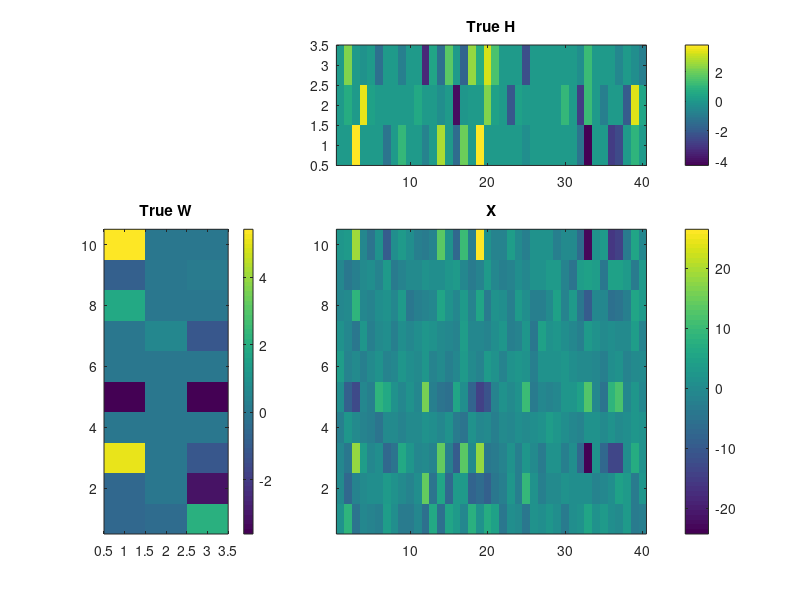
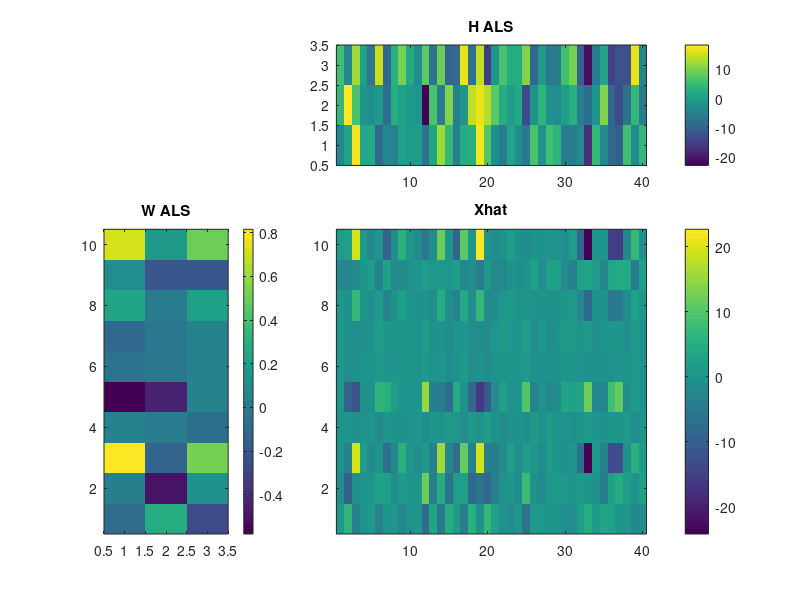
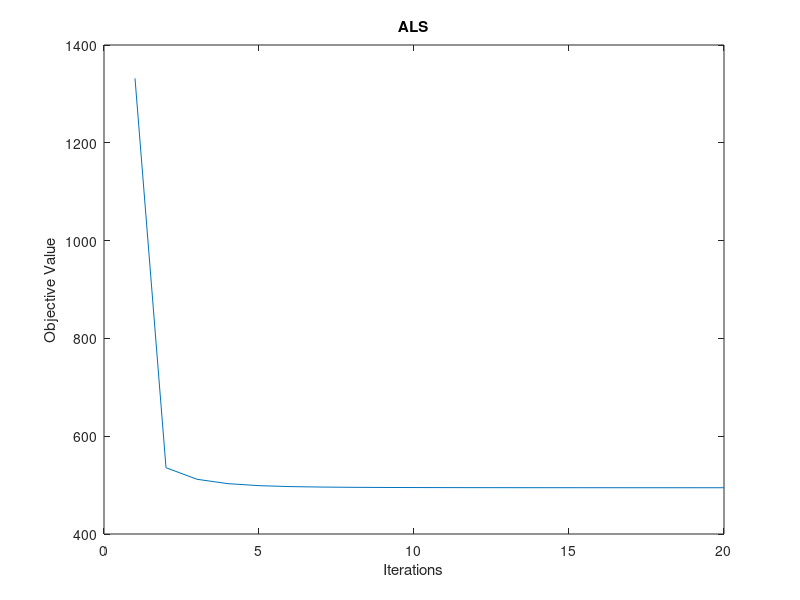
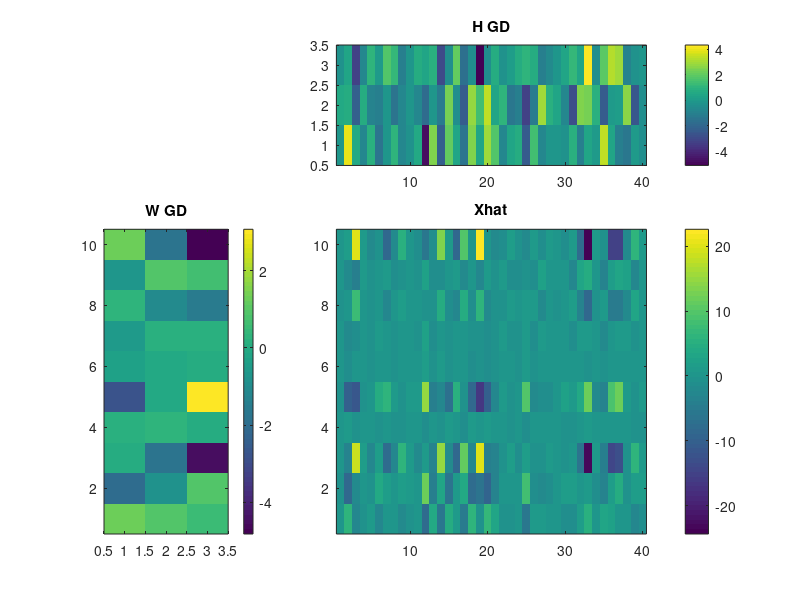

Recreate these plots in MATLAB, in order.
%% Factorization-Based Data Modeling --  TP 1: matrix factorization - Umut Simsekli

clear 
close all
clc

%% Data generation

% the size of the matrices will be X: I x J, W: I x K, H: K x J
I = 10;
J = 40;
K = 3;

% initialize it from random numbers ("randn" can be positive or negative)
Wtrue = 2 * randn(I,K); 
Htrue = 2 * randn(K,J);

% optional: make the true factor matrices more sparse (we decide on how
% we generate the data)

randomMask1 = (rand(I,K)<0.5); %try to understand what this line is doing
randomMask2 = (rand(K,J)<0.5); %you can play with the number 0.5 and see what happens

Wtrue = Wtrue .* randomMask1;
Htrue = Htrue .* randomMask2;

% generate the data (multiply the matrices and add some more noise)
dataNoise = 2;
X = Wtrue*Htrue + dataNoise * randn(I,J);


% visualize the data with the true factor matrices

figure, %open a new figure -- google the functions that you don't know or get help from your teaching assistant

subplot(3,3,[2 3]);
imagesc(Htrue); axis xy;
colorbar;
title('True H');

subplot(3,3,[4 7]);
imagesc(Wtrue); axis xy;
colorbar;
title('True W');

subplot(3,3,[5 6 8 9]);
imagesc(X); axis xy;
colorbar;
title('X');


%% Algorithm 1: Alternating least squares (ALS)

%Initialize the factor matrices -- you can choose a better way if you have
Wals = 2 * randn(I,K);
Hals = 2 * randn(K,J);

MaxIterAls = 20;

%record the objective function values
obj_als = zeros(MaxIterAls,1);

figure, 

for i = 1:MaxIterAls
    
    Wals = X*transpose(Hals)*inv((Hals*transpose(Hals)));% todo
    
    Hals = inv(transpose(Wals)*Wals)*transpose(Wals)*X;% todo
    
    
    Xhat = Wals * Hals;
    obj_als(i) = 0.5*norm((X-Xhat),'fro').^2;%todo
    
    
    % visualize the iterations
    subplot(3,3,[2 3]);
    imagesc(Hals); axis xy;
    colorbar;
    title('H ALS');

    subplot(3,3,[4 7]);
    imagesc(Wals); axis xy;
    colorbar;
    title('W ALS');

    subplot(3,3,[5 6 8 9]);
    imagesc(Xhat); axis xy;
    colorbar;
    title('Xhat');
    
    drawnow; %you need to use this function if you want to plot in a loop
    
    %pause(1); 
    
    disp(i);
    
end

figure, 
plot(obj_als);
xlabel('Iterations');
ylabel('Objective Value');
title('ALS');


%% Algorithm 2: Gradient Descent (GD)

%Initialize the factor matrices -- you can choose a better way if you have
Wgd = 2 * randn(I,K);
Hgd = 2 * randn(K,J);

MaxIterGd = 50;

%record the objective function values
obj_gd = zeros(MaxIterGd,1);

%set the step size -- and play with it to get good results
eta = 0.01;

figure, 

for i = 1:MaxIterGd
    
    %compute the gradient
    %todo
    Wgd=Wgd+eta*(X-Wgd*Hgd)*transpose(Hgd);
    %take the small step
    %todo
    Hgd=Hgd+eta*transpose(Wgd)*(X-Wgd*Hgd);
    
    Xhat = Wgd * Hgd;
    obj_gd(i) =0.5*norm((X-Xhat),'fro').^2; %todo
    
    % visualize the iterations
    subplot(3,3,[2 3]);
    imagesc(Hgd); axis xy;
    colorbar;
    title('H GD');

    subplot(3,3,[4 7]);
    imagesc(Wgd); axis xy;
    colorbar;
    title('W GD');

    subplot(3,3,[5 6 8 9]);
    imagesc(Xhat); axis xy;
    colorbar;
    title('Xhat');
    
    drawnow; %you need to use this function if you want to plot in a loop
    
    %pause(1); 
    
    disp(i);
    
end

figure, 
plot(obj_gd);
xlabel('Iterations');
ylabel('Objective Value');
title('GD');




